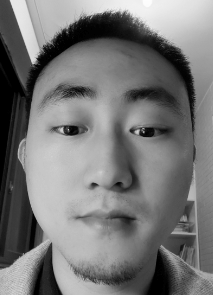
#> input picture images/jeff_s/1.pgm, 213 x 295 px
$ python gabor_face_recognition.py
#> lines starting #> are read from the running program, lines starting #| are printed output that depends on the picture
# -*- coding: utf-8 -*-
from __future__ import division

import time

time1 = time.time()
import cv2 as cv
from pylab import *
from numpy import *
import numpy as np


############gamma校正查找表
def BuildTable(gamma):
    table = []
    for i in range(0, 256):
        x1 = (i + 0.5) / 256
        x2 = 1 / gamma
        x3 = np.power(x1, x2)
        x4 = x3 * 256 - 0.5
        table.append(x4)
    return table


#############gamma校正算法
def GammaCorrectiom(img1, gamma):
    mm = BuildTable(gamma)
    m, n = img1.shape
    for i in range(0, m):
        for j in range(0, n):
            img1[i][j] = mm[img1[i][j]]
    return img1


#############DoG滤波##################
def DoG(img1, sig1, sig2):
    img2 = cv.GaussianBlur(img1, (3, 3), sig1) - cv.GaussianBlur(img1, (3, 3), sig2)
    return img2


# 定义了一个5尺度8方向的Gabor变换
def img2vector(image):
    print('my_image_addr', image)
    hist1 = []
    # 图像预处理
    image = cv.imread(image, 1)
    # fjiang6
    cv.imshow("fjiang6_image", image)
    # cv.waitKey(0)
    image = cv.resize(image, (92, 112), interpolation=cv.INTER_CUBIC)
    src = cv.cvtColor(image, cv.COLOR_BGR2GRAY)

    src = GammaCorrectiom(src, 0.8)
    src = DoG(src, 0.9, 0.3)
    src = cv.equalizeHist(src)
    ##gabor变换
    src_f = np.array(src, dtype=np.float32)
    src_f /= 255.
    us = [7, 12, 17, 21, 26]  # 5种尺度
    # vs=[0,30,60,90,120,150]     #6个方向
    vs = [0, pi / 4, 2 * pi / 4, 3 * pi / 4, 4 * pi / 4, 5 * pi / 4, 6 * pi / 4, 7 * pi / 4]  # 8个方向
    kernel_size = 21
    sig = 5  # sigma 带宽，取常数5
    gm = 1.0  # gamma 空间纵横比，一般取1
    ps = 0.0  # psi 相位，一般取0
    i = 0
    for u in us:
        for v in vs:
            lm = u
            th = v * np.pi / 180
            kernel = cv.getGaborKernel((kernel_size, kernel_size), sig, th, lm, gm, ps)
            kernelimg = kernel / 2. + 0.5
            dest = cv.filter2D(src_f, cv.CV_32F, kernel)
            dst = np.power(dest, 2)
            p1 = dst[20:50, 10:82]
            p2 = dst[50:100, 21:71]
            for each in p1:
                for each1 in each:
                    hist1.append(each1)
            for each0 in p2:
                for each2 in each0:
                    hist1.append(each2)

    return hist1


# define PCA
# [16 lines left out: function pca, not called in this run]


# load dataSet
def loadDataSet(k):  # choose k(0-10) people as traintest for everyone
    ##step 1:Getting data set
    print("--Getting data set---")
    # note to use '/'  not '\'
    dataSetDir = '../resource/att_faces'
    # 显示文件夹内容
    choose = random.permutation(10) + 1  # 随机排序1-10 (0-9）+1
    # print choose
    train_face = zeros((40 * k, 4660 * 40))
    train_face_number = zeros(40 * k)
    test_face = zeros((40 * (10 - k), 4660 * 40))
    test_face_number = zeros(40 * (10 - k))
    for i in range(40):  # 40 sample people
        print(i)
        people_num = i + 1
        for j in range(10):  # everyone has 10 different face
            if j < k:
                filename = dataSetDir + '/s' + str(people_num) + '/' + str(choose[j]) + '.pgm'
                img = img2vector(filename)
                train_face[i * k + j, :] = img
                train_face_number[i * k + j] = people_num
            else:
                filename = dataSetDir + '/s' + str(people_num) + '/' + str(choose[j]) + '.pgm'
                img = img2vector(filename)
                test_face[i * (10 - k) + (j - k), :] = img
                test_face_number[i * (10 - k) + (j - k)] = people_num

    return train_face, train_face_number, test_face, test_face_number


# calculate facefind
def facefind():
    # Getting data set
    # 选择每个人中随机9张作为训练集
    train_face, train_face_number, test_face, test_face_number = loadDataSet(9)
    # 选择每个人中随机9张作为训练集，其他的作为测试集，并且降维到30维
    data_train_new, data_mean, V = pca(train_face, 100)
    return data_mean, V


######计算相似度
# [15 lines left out: function cos_dist, not called in this run]


#######两张人脸图片对比
def get_hist(filename1, filename2):
#> called with filename1 = '../images/jeff_s/1.pgm', filename2 = '../images/jeff_s/10.pgm'
    img11 = cv.imread(filename1)
#> img11 is the input picture: shape (295, 213, 3); min 0, max 253, mean 118.6
    print("img11", type(img11))
#| img11 <class 'numpy.ndarray'>
    img22 = cv.imread(filename2)
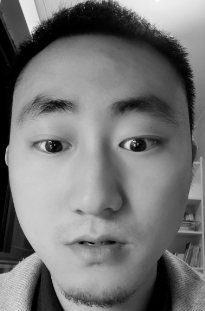
#> input picture images/jeff_s/10.pgm, 205 x 311 px
#> img22 is the input picture: shape (311, 205, 3); min 0, max 251, mean 117.7
    print("img22", type(img22))
#| img22 <class 'numpy.ndarray'>
    img11 = cv.resize(img11, (92, 112), interpolation=cv.INTER_CUBIC)
#> img11: shape (112, 92, 3)
    img22 = cv.resize(img22, (92, 112), interpolation=cv.INTER_CUBIC)
#> img22: shape (112, 92, 3)
    img11 = cv.cvtColor(img11, cv.COLOR_BGR2GRAY)
#> img11: shape (112, 92)
    img22 = cv.cvtColor(img22, cv.COLOR_BGR2GRAY)
#> img22: shape (112, 92)
    imgVector1 = img2vector(filename1)
#> after the loop in GammaCorrectiom, `for i in range(0, m):`:
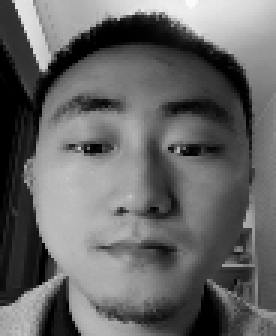
#> img1: shape (112, 92) (shown 3 times larger); min 0, max 251, mean 102.2
#> after the loop in img2vector, `for u in us:`:
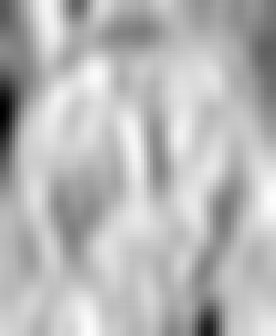
#> dest: shape (112, 92) float32 (shown 3 times larger); min 1.9, max 46.28, mean 33.8; drawn with min black and max white
#> after the loop in img2vector, `for u in us:`: hist1 = 186400 items
#> imgVector1 = 186400 items
    imgVector2 = img2vector(filename2)
#> call 2 of img2vector, with image = '../images/jeff_s/10.pgm'
#> call 2 of GammaCorrectiom, with gamma = 0.8
#> after the loop in GammaCorrectiom (call 2), `for i in range(0, m):`:
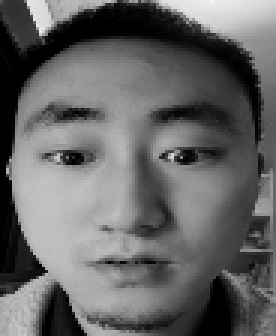
#> img1: shape (112, 92) (shown 3 times larger); min 0, max 249, mean 101.6
#> call 2 of DoG, with sig1 = 0.9, sig2 = 0.3
#> in DoG (call 2), `img2 = cv.GaussianBlur(img1, (3, 3), sig1) - cv.GaussianBlur(img1, (3,..`:
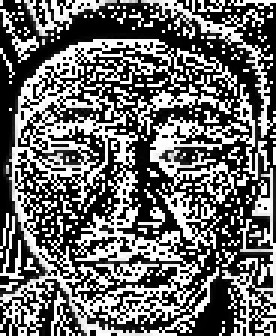
#> img2: shape (112, 92) (shown 3 times larger); min 0, max 255, mean 107
#> in img2vector (call 2), `src = cv.equalizeHist(src)`:
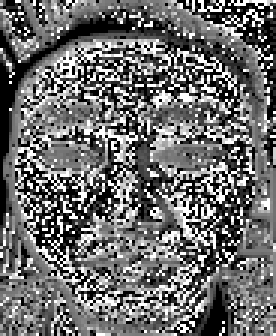
#> src: shape (112, 92) (shown 3 times larger); min 0, max 255, mean 109.3
#> after the loop in img2vector (call 2), `for u in us:`:
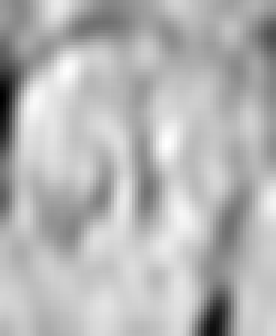
#> dest: shape (112, 92) float32 (shown 3 times larger); min 1.86, max 46.28, mean 33.4; drawn with min black and max white
#> imgVector2 = 186400 items
    data_mean, V1 = facefind()
    imgVector11 = imgVector1 - tile(data_mean, (1, 1))
    p1 = imgVector11 * V1
    p1 = p1.getA()
    for each in p1:
        p11 = each
    imgVector22 = imgVector2 - tile(data_mean, (1, 1))
    p2 = imgVector22 * V1
    p2 = p2.getA()
    for each in p2:
        p22 = each
    print("Image similarity is:%s" % cos_dist(p11, p22))
    if cos_dist(p11, p22) > 0.6:
        print("很相似，是同一个人！")
    else:
        print("不太像，不是同一个人！")
    cv.imshow("img11", img11)
    cv.imshow("img22", img22)
    cv.waitKey(0)
    cv.destroyAllWindows()


# [54 lines left out: functions image_detection_OCR, image_detection_identity, get_hist2, not called in this run]


if __name__ == '__main__':
    filename1 = "../images/jeff_s/1.pgm"
    # filename1="E:/yale/s5.bmp"
    filename2 = "../images/jeff_s/10.pgm"
    # [6 lines of commented-out code are left out]

#> (the run stopped early here; a loop or call above may not have finished)
